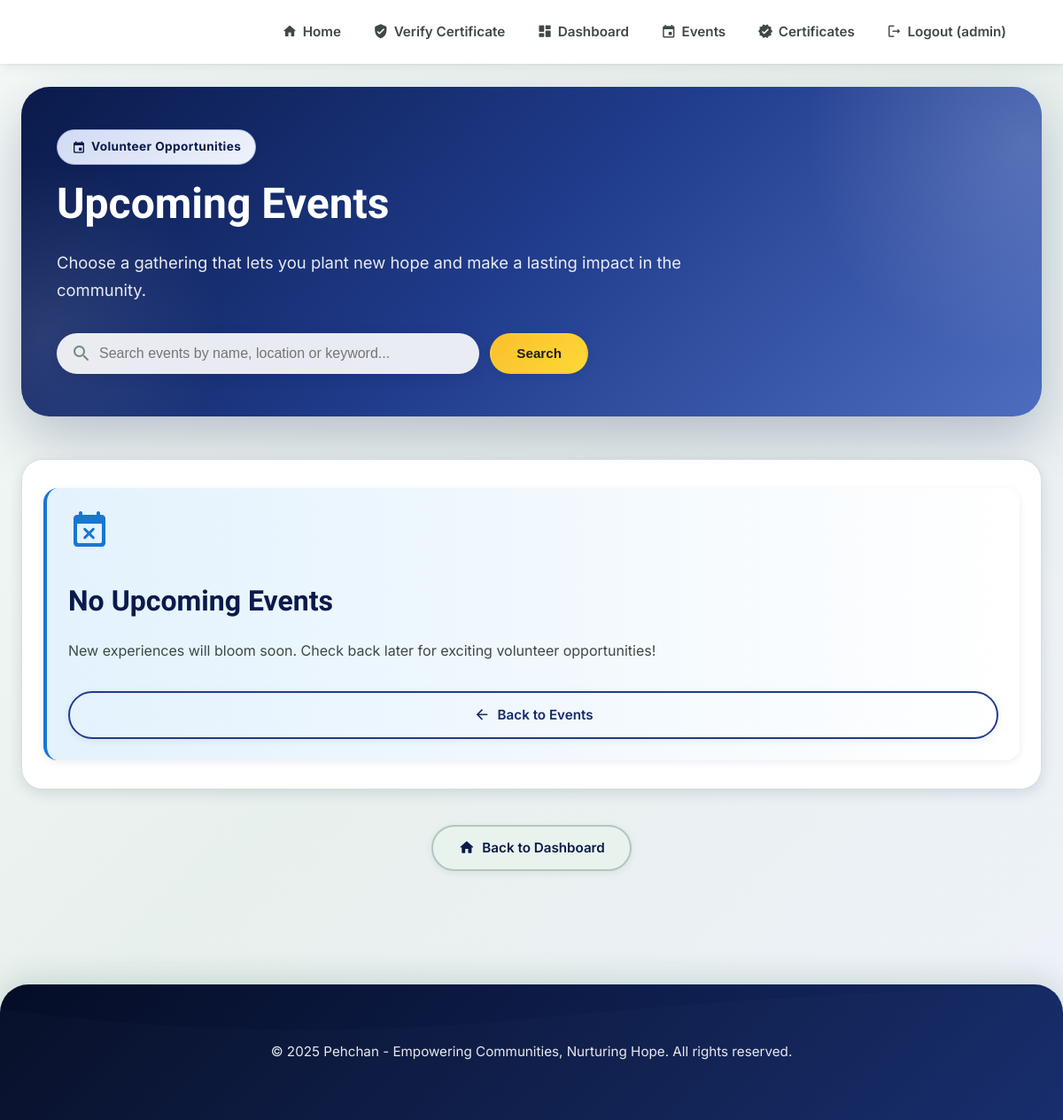
Page /events/ (signed in) on the earlier database version.
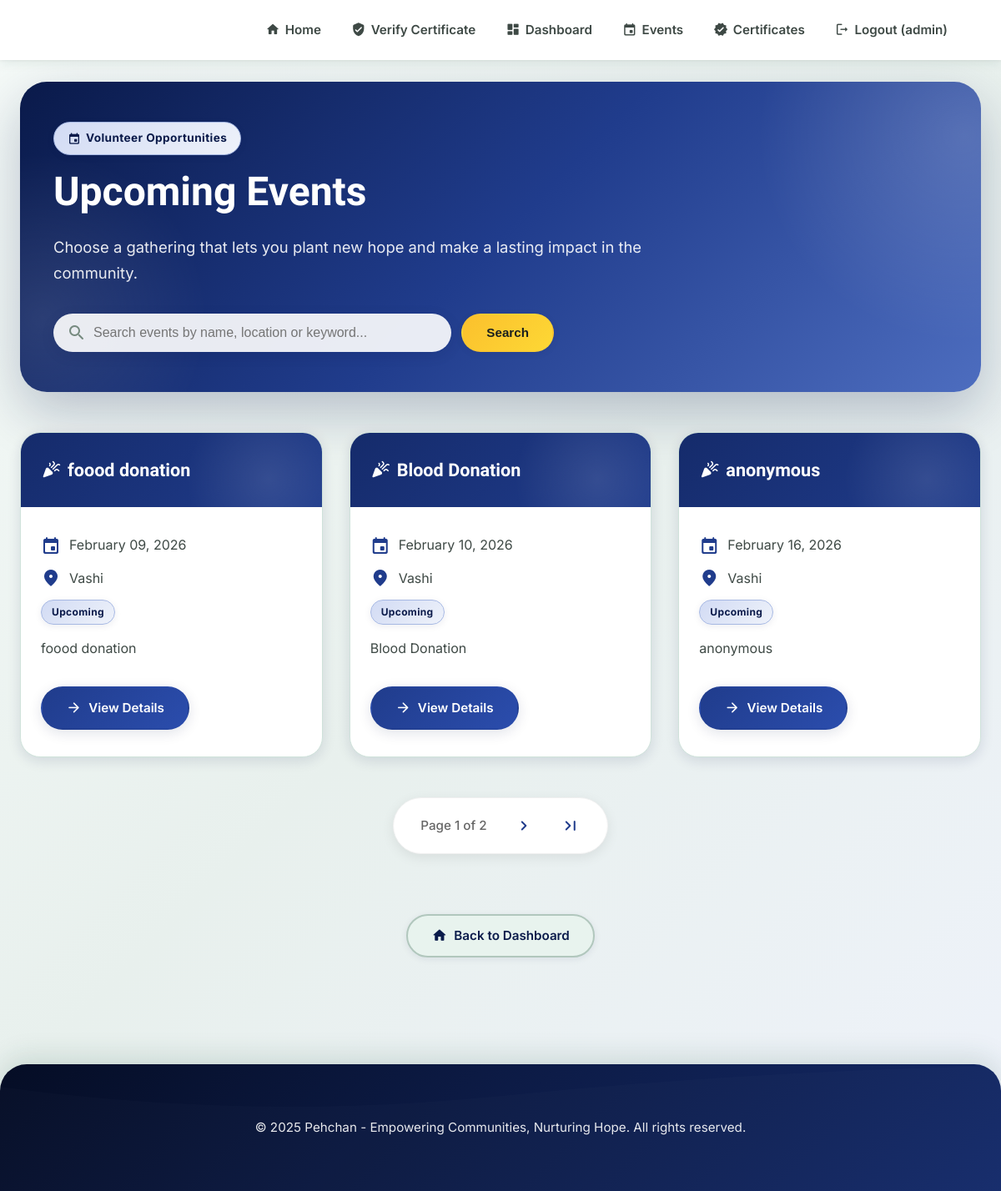
Same page on the later database version.
### pehchan/models.py (models this page shows, shortened)
class Event(models.Model):
    STATUS_CHOICES = [
        ('upcoming', 'Upcoming'),
        ('ongoing', 'Ongoing'),
        ('completed', 'Completed'),
    ]
    name = models.CharField(max_length=200)
    description = models.TextField()
    event_date = models.DateField()
    location = models.CharField(max_length=200)
    image = models.ImageField(upload_to='event_images/', blank=True, null=True)
    status = models.CharField(max_length=20, choices=STATUS_CHOICES, default='upcoming')
    created_at = models.DateTimeField(auto_now_add=True)
    updated_at = models.DateTimeField(auto_now=True)
    class Meta:
        ordering = ['-event_date']
    def get_status_display(self):
        today = timezone.now().date()
        if self.event_date < today:
            return 'Completed'
        elif self.event_date == today:
            return 'Ongoing'
        else:
            return 'Upcoming'

### pehchan/views.py (the view)
# urls.py: path('events/', views.EventListView.as_view(), name='event_list'),
class EventListView(LoginRequiredMixin, ListView):
    model = Event
    template_name = 'event_list.html'
    context_object_name = 'events'
    paginate_by = 3
    def get_queryset(self):
        from django.utils import timezone
        today = timezone.now().date()
        queryset = Event.objects.filter(event_date__gte=today).order_by('event_date')
        search_query = self.request.GET.get('search', '')
        if search_query:
            queryset = queryset.filter(
                Q(name__icontains=search_query) |
                Q(description__icontains=search_query) |
                Q(location__icontains=search_query)
            )
        return queryset
    def get_context_data(self, **kwargs):
        context = super().get_context_data(**kwargs)
        context['search_query'] = self.request.GET.get('search', '')
        return context

### templates/event_list.html (shortened to what this page needs)
{% extends 'base.html' %}
{% block content %}
<div class="dashboard-hero" style="padding: 48px 40px;">
    <div class="dashboard-hero-content">
        <span class="badge-chip"><span class="material-icons-round">event</span> Volunteer Opportunities</span>
        <h1>Upcoming Events</h1>
        <p>Choose a gathering that lets you plant new hope and make a lasting impact in the community.</p>
        <div class="search-section" style="margin-top: 32px; max-width: 600px;">
            <form method="GET" action="{% url 'event_list' %}" style="display: flex; gap: 12px;">
                <div style="position: relative; flex-grow: 1;">
                    <span class="material-icons-round" style="position: absolute; left: 16px; top: 50%; transform: translateY(-50%); color: var(--text-tertiary);">search</span>
                    <input type="text" name="search" value="{{ search_query }}" placeholder="Search events by name, location or keyword..."
                        style="width: 100%; padding: 14px 16px 14px 48px; border-radius: var(--radius-full); border: none; background: rgba(255, 255, 255, 0.9); font-size: 1rem; box-shadow: var(--shadow-md);">
                </div>
                <button type="submit" class="pill-button pill-button--secondary">
                    Search
                </button>
            </form>
        </div>
    </div>
</div>
<div class="dashboard-section">
    {% if events %}
        <div class="dashboard-grid">
            {% for event in events %}
            <div class="surface-card" style="transition: all 0.3s ease;">
                <div class="mdl-card__title">
                    <h2 class="mdl-card__title-text">
                        <span class="material-icons-round">celebration</span>
                        {{ event.name }}
                    </h2>
                </div>
                <div class="mdl-card__supporting-text">
                    <div style="display: flex; flex-direction: column; gap: 12px; margin-bottom: 16px;">
                        <div style="display: flex; align-items: center; gap: 10px; color: var(--text-secondary);">
                            <span class="material-icons-round" style="color: var(--primary-600);">event</span>
                            <span>{{ event.event_date|date:"F d, Y" }}</span>
                        </div>
                        <div style="display: flex; align-items: center; gap: 10px; color: var(--text-secondary);">
                            <span class="material-icons-round" style="color: var(--primary-600);">location_on</span>
                            <span>{{ event.location }}</span>
                        </div>
                        <div style="display: flex; align-items: center; gap: 10px;">
                            <span class="badge-chip" style="font-size: 0.75rem; padding: 4px 12px;">
                                {{ event.get_status_display }}
                            </span>
                        </div>
                    </div>
                    <p style="line-height: 1.6; color: var(--text-secondary);">{{ event.description|truncatewords:24 }}</p>
                </div>
                <div class="mdl-card__actions">
                    <a href="{% url 'event_detail' event.pk %}" class="pill-button pill-button--primary">
                        <span class="material-icons-round">arrow_forward</span> View Details
                    </a>
                </div>
            </div>
            {% endfor %}
        </div>
        {% if is_paginated %}
        <div class="pagination-wrapper">
            <div class="pagination">
                <div class="pagination-info">
                    Page {{ page_obj.number }} of {{ page_obj.paginator.num_pages }}
                </div>
                {% if page_obj.has_next %}
                    <a href="?page={{ page_obj.next_page_number }}{% if search_query %}&search={{ search_query }}{% endif %}" class="pagination-btn">
                        <span class="material-icons-round">chevron_right</span>
                    </a>
                    <a href="?page={{ page_obj.paginator.num_pages }}{% if search_query %}&search={{ search_query }}{% endif %}" class="pagination-btn">
                        <span class="material-icons-round">last_page</span>
                    </a>
                {% endif %}
            </div>
        </div>
        {% endif %}
    {% else %}
        <div class="surface-card">
            <div class="mdl-card__supporting-text">
                <div class="info-panel info-panel--sky">
                    <span class="material-icons-round" style="font-size: 3rem; color: var(--info); margin-bottom: 12px;">{% if search_query %}search_off{% else %}event_busy{% endif %}</span>
                    <h3 style="margin: 8px 0;">{% if search_query %}No matches found{% else %}No Upcoming Events{% endif %}</h3>
                    <p style="color: var(--text-secondary);">{% if search_query %}We couldn't find any events matching "{{ search_query }}". Try a different keyword.{% else %}New experiences will bloom soon. Check back later for exciting volunteer opportunities!{% endif %}</p>
                    <a href="{% url 'event_list' %}" class="pill-button pill-button--outline" style="margin-top: 16px;">
                        <span class="material-icons-round">{% if search_query %}refresh{% else %}arrow_back{% endif %}</span> {% if search_query %}Show All Events{% else %}Back to Events{% endif %}
                    </a>
                </div>
            </div>
        </div>
    {% endif %}
</div>
<div style="text-align: center; margin-top: 40px;">
    <a href="{% url 'dashboard' %}" class="pill-button pill-button--ghost">
        <span class="material-icons-round">home</span> Back to Dashboard
    </a>
</div>
{% endblock %}

### templates/base.html (shortened to what this page needs)
{% load static %}
<!DOCTYPE html>
<html lang="en">
<head>
    <link rel="stylesheet" href="{% static 'CSS/style.css' %}">
</head>
<body>
    <header class="mdl-layout__header primary-app-bar">
        <div class="mdl-layout__header-row">
            <nav class="mdl-navigation">
                <a class="mdl-navigation__link" href="{% url 'home' %}">
                    <span class="material-icons-round">home</span>
                    Home
                </a>
                <a class="mdl-navigation__link" href="{% url 'public_certificate_verify' %}">
                    <span class="material-icons-round">verified_user</span>
                    Verify Certificate
                </a>
                {% if user.is_authenticated %}
                <a class="mdl-navigation__link" href="{% url 'dashboard' %}">
                    <span class="material-icons-round">dashboard</span>
                    Dashboard
                </a>
                <a class="mdl-navigation__link" href="{% url 'event_list' %}">
                    <span class="material-icons-round">event</span>
                    Events
                </a>
                <a class="mdl-navigation__link" href="{% url 'certificate_list' %}">
                    <span class="material-icons-round">verified</span>
                    Certificates
                </a>
                <a class="mdl-navigation__link" href="{% url 'logout' %}">
                    <span class="material-icons-round">logout</span>
                    Logout ({{ user.username }})
                </a>
                {% endif %}
            </nav>
        </div>
    </header>
    <main class="page-content1">
        {% block content %}{% endblock %}
    </main>
    <footer class="footer">
        <p class="georgia-brand">&copy; 2025 Pehchan - Empowering Communities, Nurturing Hope.
            All rights reserved.</p>
    </footer>
</body>
</html>

### static/CSS/style.css (style rules this page uses)
* { margin: 0; padding: 0; box-sizing: border-box; }
body { font-family: 'Poppins', sans-serif; line-height: 1.6; color: #333; overflow-x: hidden; margin: 0; padding: 0; }
html { overflow-x: hidden; }
.footer { background: #1d1844; color: #fff; padding: 3rem 0 1rem; }
.pagination-wrapper { margin-top: 3rem; display: flex; justify-content: center; width: 100%; padding-bottom: 2rem; }
.pagination { display: flex; align-items: center; gap: 1rem; background: #fff; padding: 0.8rem 1.5rem; border-radius: 50px; box-shadow: 0 4px 15px rgba(0, 0, 0, 0.08); border: 1px solid #f0f0f0; }
.pagination-btn { display: flex; align-items: center; justify-content: center; width: 40px; height: 40px; border-radius: 50%; color: #1E3A8A; text-decoration: none; transition: all 0.3s ease; border: 1px solid transparent; }
.pagination-btn .material-icons-round { font-size: 24px; }
.pagination-info { font-weight: 500; color: #666; font-size: 0.95rem; padding: 0 0.5rem; }

Differences in the rows shown:
added Event: name "foood donation", event_date "February 09, 2026", location "Vashi", status "Upcoming", description "foood donation"
added Event: name "Blood Donation", event_date "February 10, 2026", location "Vashi", status "Upcoming", description "Blood Donation"
added Event: name "anonymous", event_date "February 16, 2026", location "Vashi", status "Upcoming", description "anonymous"
Other differences:
{{ page_obj.number }}: (not shown) → "1"
{{ page_obj.paginator.num_pages }}: (not shown) → "2"
text no longer shown: "event_busy No Upcoming Events New experiences will bloom soon. Check back later for exciting volunteer opportunities! Back to Events"
text now shown: "Page of"
